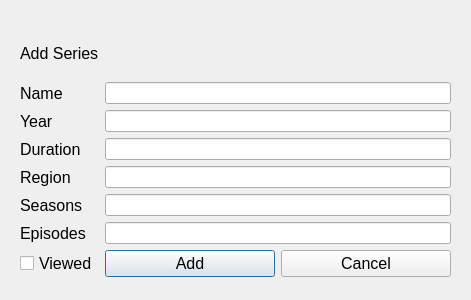
<?xml version="1.0" encoding="UTF-8"?>
<ui version="4.0">
 <class>Add_Series_Window</class>
 <widget class="QDialog" name="Add_Series_Window">
  <property name="geometry">
   <rect>
    <x>0</x>
    <y>0</y>
    <width>471</width>
    <height>300</height>
   </rect>
  </property>
  <property name="minimumSize">
   <size>
    <width>471</width>
    <height>300</height>
   </size>
  </property>
  <property name="maximumSize">
   <size>
    <width>471</width>
    <height>300</height>
   </size>
  </property>
  <property name="windowTitle">
   <string>Dialog</string>
  </property>
  <widget class="QWidget" name="gridLayoutWidget">
   <property name="geometry">
    <rect>
     <x>20</x>
     <y>30</y>
     <width>431</width>
     <height>247</height>
    </rect>
   </property>
   <layout class="QGridLayout" name="gridLayout">
    <item row="3" column="0">
     <widget class="QLabel" name="label_3">
      <property name="font">
       <font>
        <pointsize>12</pointsize>
       </font>
      </property>
      <property name="text">
       <string>Duration</string>
      </property>
     </widget>
    </item>
    <item row="1" column="0">
     <widget class="QLabel" name="label">
      <property name="font">
       <font>
        <pointsize>12</pointsize>
       </font>
      </property>
      <property name="text">
       <string>Name</string>
      </property>
     </widget>
    </item>
    <item row="6" column="0">
     <widget class="QLabel" name="label_6">
      <property name="font">
       <font>
        <pointsize>12</pointsize>
       </font>
      </property>
      <property name="text">
       <string>Episodes</string>
      </property>
     </widget>
    </item>
    <item row="0" column="0">
     <widget class="QLabel" name="label_7">
      <property name="font">
       <font>
        <pointsize>12</pointsize>
       </font>
      </property>
      <property name="text">
       <string>Add Series</string>
      </property>
     </widget>
    </item>
    <item row="3" column="1">
     <widget class="QLineEdit" name="enter_duration"/>
    </item>
    <item row="4" column="0">
     <widget class="QLabel" name="label_4">
      <property name="font">
       <font>
        <pointsize>12</pointsize>
       </font>
      </property>
      <property name="text">
       <string>Region</string>
      </property>
     </widget>
    </item>
    <item row="5" column="1">
     <widget class="QLineEdit" name="enter_season"/>
    </item>
    <item row="1" column="1">
     <widget class="QLineEdit" name="enter_name"/>
    </item>
    <item row="6" column="1">
     <widget class="QLineEdit" name="enter_episode"/>
    </item>
    <item row="2" column="0">
     <widget class="QLabel" name="label_2">
      <property name="font">
       <font>
        <pointsize>12</pointsize>
       </font>
      </property>
      <property name="text">
       <string>Year</string>
      </property>
     </widget>
    </item>
    <item row="2" column="1">
     <widget class="QLineEdit" name="enter_year"/>
    </item>
    <item row="5" column="0">
     <widget class="QLabel" name="label_5">
      <property name="font">
       <font>
        <pointsize>12</pointsize>
       </font>
      </property>
      <property name="text">
       <string>Seasons</string>
      </property>
     </widget>
    </item>
    <item row="4" column="1">
     <widget class="QLineEdit" name="enter_country"/>
    </item>
    <item row="7" column="0">
     <widget class="QCheckBox" name="checkBox">
      <property name="font">
       <font>
        <pointsize>12</pointsize>
       </font>
      </property>
      <property name="text">
       <string>Viewed</string>
      </property>
     </widget>
    </item>
    <item row="7" column="1">
     <layout class="QHBoxLayout" name="horizontalLayout">
      <item>
       <widget class="QPushButton" name="addButton">
        <property name="font">
         <font>
          <pointsize>12</pointsize>
         </font>
        </property>
        <property name="text">
         <string>Add</string>
        </property>
       </widget>
      </item>
      <item>
       <widget class="QPushButton" name="cancelButton">
        <property name="font">
         <font>
          <pointsize>12</pointsize>
         </font>
        </property>
        <property name="text">
         <string>Cancel</string>
        </property>
       </widget>
      </item>
     </layout>
    </item>
   </layout>
  </widget>
 </widget>
 <resources/>
 <connections/>
</ui>
